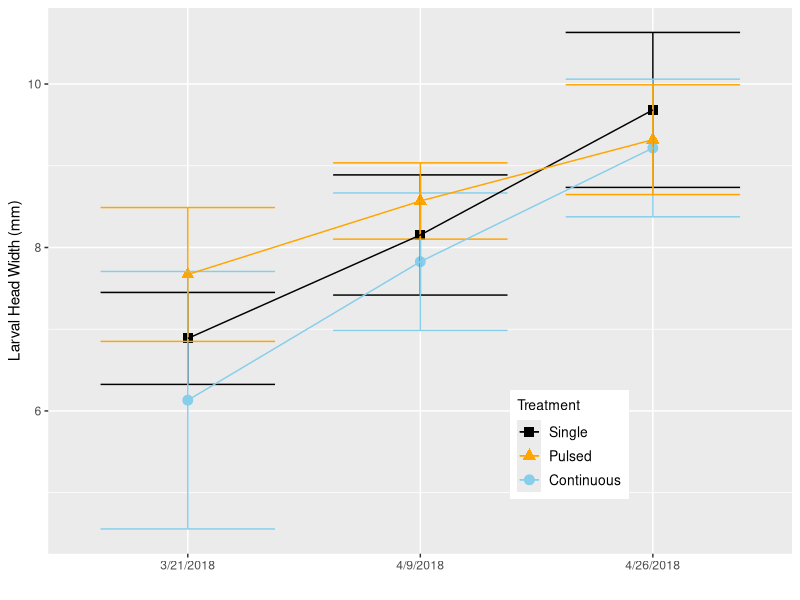
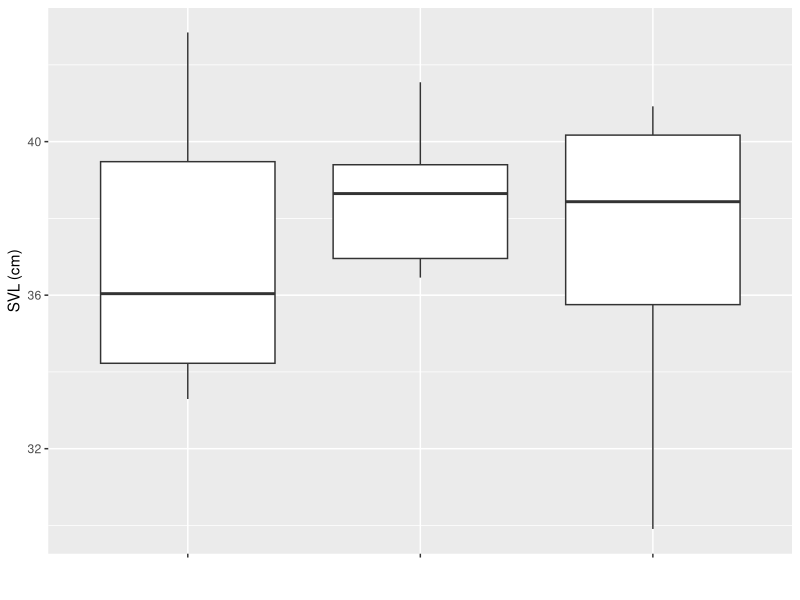
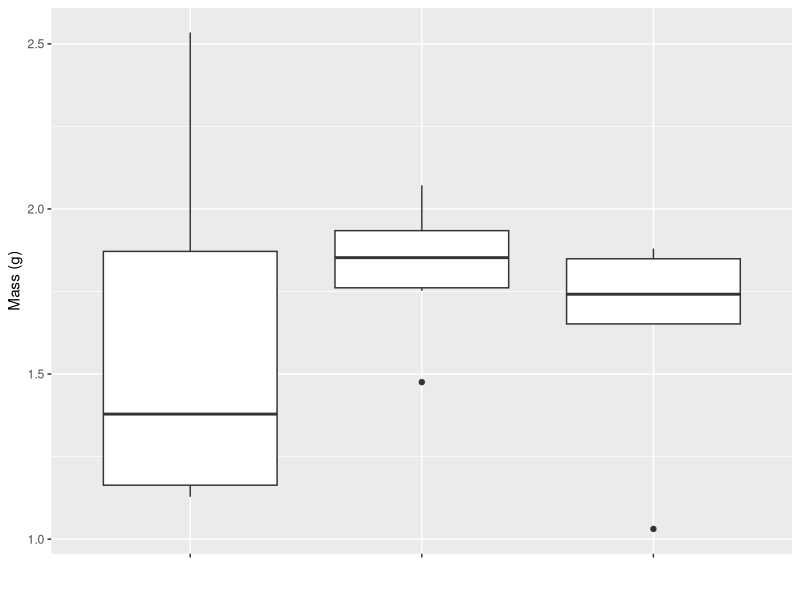
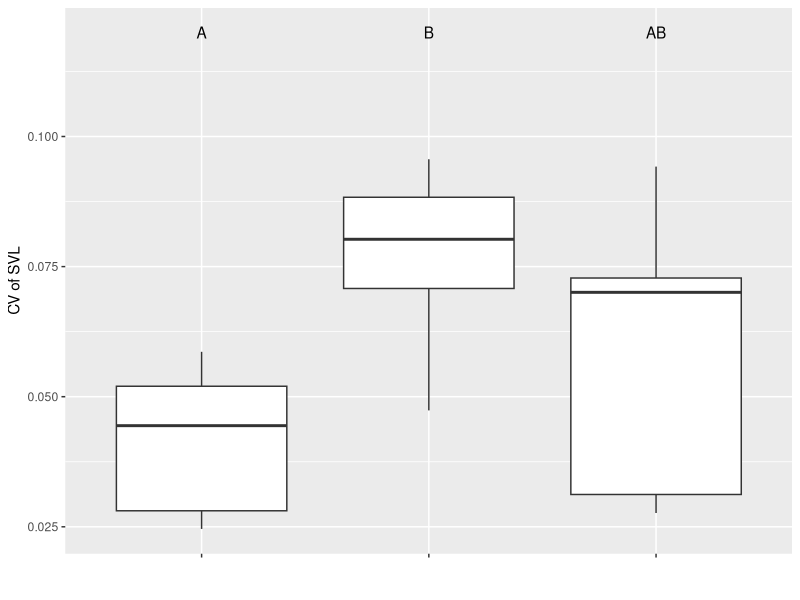
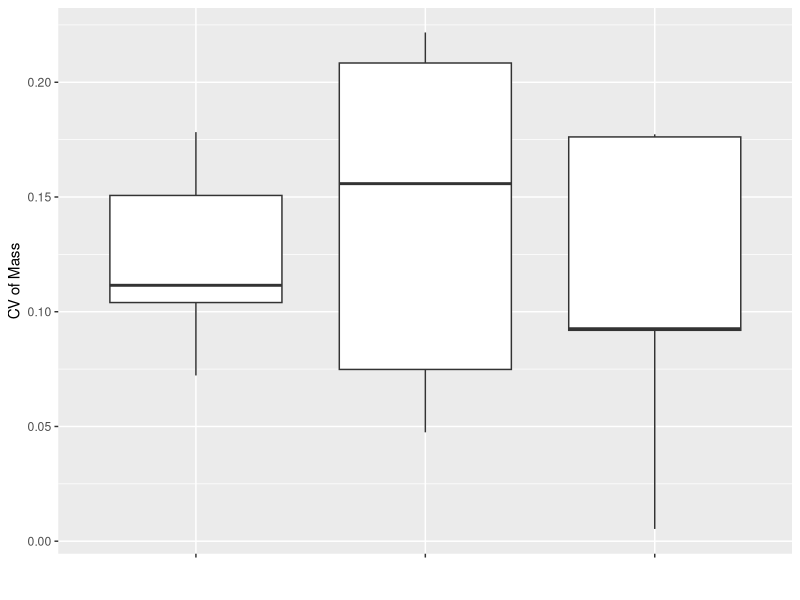
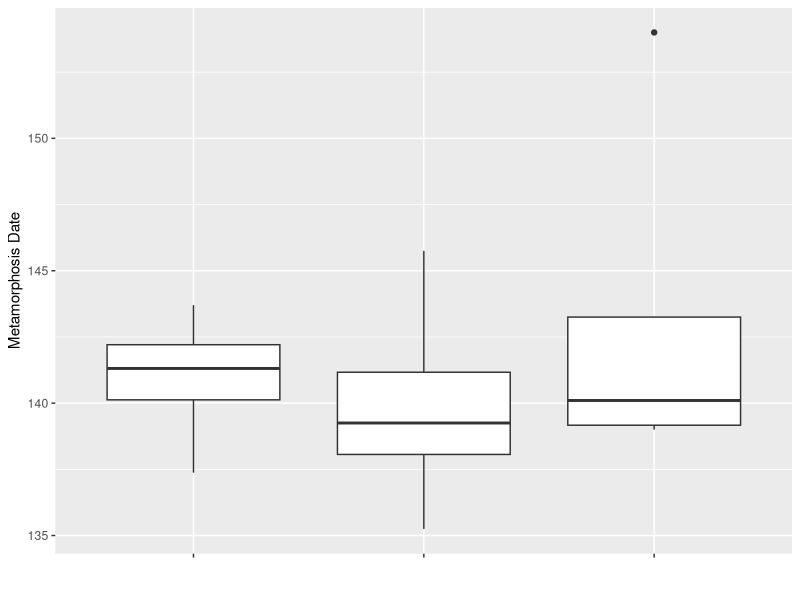
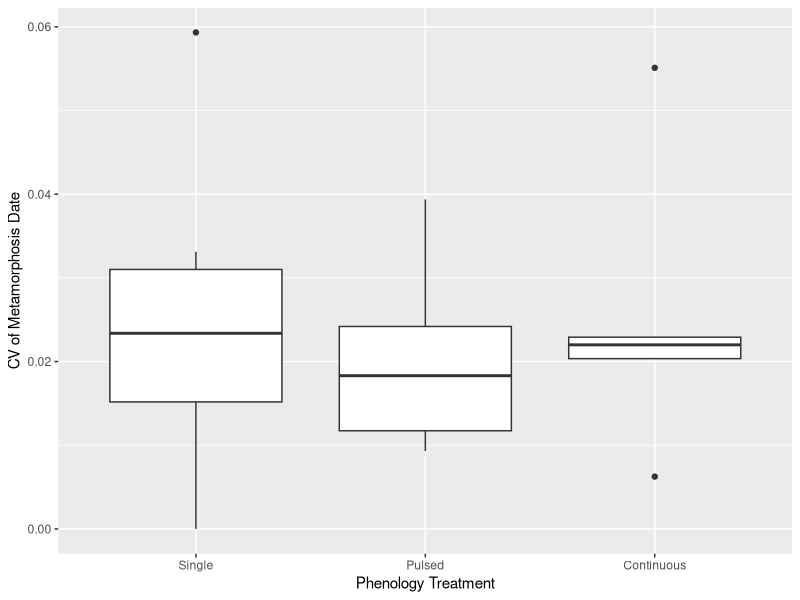
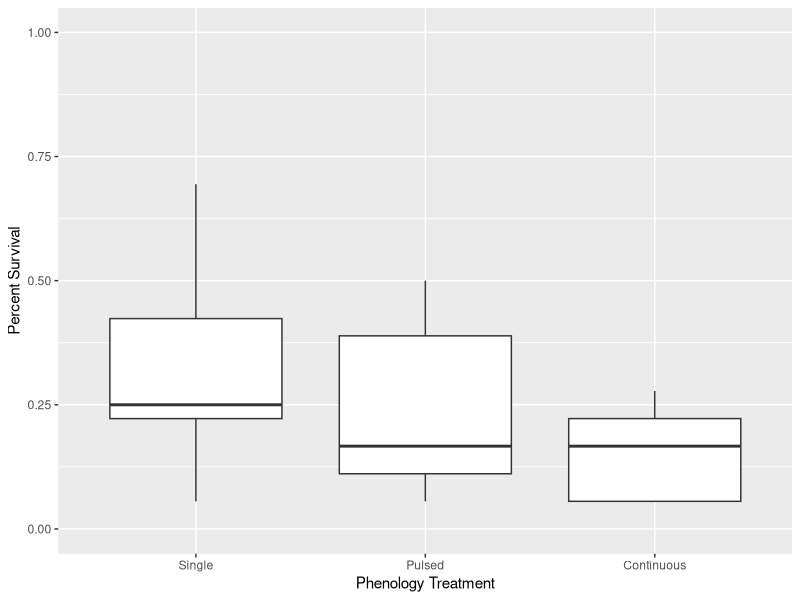

Here is the R script that generated these plots, in order:
###Phenological Variation in Ringed Salamanders###

#set working directory
setwd("C:/Users/Tom/Documents/GitRepos/AnnulatumPhenologicalVariation/")

#clear workspace
rm(list=ls())

#load necessary packages
library(dplyr)
library(tidyr)
library(ggplot2)
library(car)
library(vegan)
library(cowplot)
library(nlme)
library(emmeans)
library(lme4)

#Make function to change dates
extrdate<-function(dat,name){
  dat$Year<-as.numeric(format(as.Date(as.character(dat[,name]),"%m/%d/%Y"),"%Y"))
  dat$Month<-as.numeric(format(as.Date(as.character(dat[,name]),"%m/%d/%Y"),"%m"))
  dat$Day<-as.numeric(format(as.Date(as.character(dat[,name]),"%m/%d/%Y"),"%d"))
  dat$Jdate<-as.numeric(format(as.Date(as.character(dat[,name]),"%m/%d/%Y"),"%j"))
  return(dat)
}

#load data
meta_size<-read.csv("Data/metamorph_size.csv",na.strings = c("-"))
larv_size <- read.csv("Data/larval_size.csv")
tank_key<-read.csv("Data/tank_key.csv",na.strings = c("-"))
larv_surv<-read.csv("Data/larval_survival.csv",na.strings = c("-"))
chla<-read.csv("Data/chla.csv")
zoop<-read.csv("Data/zooplankton.csv")

#Combine and extract relevant
meta_size<-merge(meta_size,tank_key,all=T,by="Tank")
larv_surv<-merge(larv_surv,tank_key,by="Tank")
chla<-merge(chla,tank_key,by.x="Sample",by.y="Tank")

#extract month, day, year information and add Julian date column
meta_size<-extrdate(meta_size,name="Date")
larv_size<-extrdate(larv_size,name="Date")
larv_surv<-extrdate(larv_surv,name="Date")
chla<-extrdate(chla,name="DateCollected")
zoop<-extrdate(zoop,name="Date_Sampled")

#Attach larval counts at end of experiment to rest of data to calculate survival
meta_size<-bind_rows(meta_size,larv_surv)

#Calculate quantity of metamorphs 
meta_size$Quantity<-ifelse(is.na(meta_size$Quantity),1,meta_size$Quantity)

# Annulatum Larval Results ------------------------------------------------

#Take the average, sd and cv of each tank for larval size
larvdat<-larv_size%>%
  group_by(Tank,Treatment,Jdate,Date)%>%
  summarise(meanHW=mean(HW,na.rm=T),sdHW=sd(HW,na.rm=T),cvHW=sdHW/meanHW)

#take the treatment average, sd of each quantity above to plot means +/- SD
larv_plotdat<-larvdat%>%
  group_by(Treatment,Jdate,Date)%>%
  summarise(mean_mean=mean(meanHW,na.rm=T),mean_sd=mean(sdHW,na.rm=T),mean_cv=mean(cvHW,na.rm=T),
            sd_mean=sd(meanHW,na.rm=T),sd_sd=sd(sdHW,na.rm=T),sd_cv=sd(cvHW,na.rm=T))

#generate error bars for both mean and CV of head width
lim.mean<-aes(ymax=larv_plotdat$mean_mean+larv_plotdat$sd_mean,ymin=larv_plotdat$mean_mean-larv_plotdat$sd_mean)
lim.cv<-aes(ymax=larv_plotdat$mean_cv+larv_plotdat$sd_cv,ymin=larv_plotdat$mean_cv-larv_plotdat$sd_cv)

#Plot mean larval head width
mean.pl<-ggplot(larv_plotdat,aes(Date,mean_mean,group=Treatment,color=Treatment,shape=Treatment))+
  geom_point(size=3)+geom_errorbar(lim.mean,width=0.75)+
  geom_line()+labs(y="Larval Head Width (mm)",x="")+
  scale_x_discrete(limits=c("3/21/2018","4/9/2018","4/26/2018"))+
  scale_color_manual(values=c("black","orange","skyblue"),limits=c("one_date","three_dates","six_dates"),labels=c("Single","Pulsed","Continuous"))+
  theme(legend.position=c(0.7,0.2),legend.text=element_text(size=10),legend.title=element_text(size=10))+
  scale_shape_manual(values=c(15,17,19),limits=c("one_date","three_dates","six_dates"),labels=c("Single","Pulsed","Continuous"))
mean.pl

#Plot CV of larval head width
cv.pl<-ggplot(larv_plotdat,aes(Date,mean_cv,shape=Treatment,group=Treatment,color=Treatment))+
  geom_point(size=3)+
  geom_errorbar(lim.cv,width=0.75)+
  geom_line()+
  scale_x_discrete(limits=c("3/21/2018","4/9/2018","4/26/2018"))+
  labs(y="CV of Larval HW",x="Julian Date")+
  theme(legend.position = "none")+
  scale_color_manual(values=c("black","orange","skyblue"))+
  scale_shape_manual(values=c(15,17,19),breaks=c("one_date","three_dates","six_dates"),labels=c("Single","Pulsed","Continuous"))

#save plot as .tiff file
tiff("Results/Fig1.tiff",height=7,width=3.5,units="in",res=600,compression=c("lzw"))
plot_grid(mean.pl,cv.pl,ncol=1,labels=c("A","B"),align="hv")
dev.off()

#Analyze Growth Rates
growthmod<-lme(meanHW~Treatment*Jdate,random=~Jdate|Tank,data=larvdat,na.action=na.omit)
summary(growthmod)
Anova(growthmod,type =3, test.statistic="F")

cvmod<-lme(cvHW~Treatment+Jdate,random=~Jdate|Tank,data=larvdat,na.action=na.omit)
summary(cvmod)
Anova(cvmod,test.statistic="F")


# Annulatum Metamorph Results ---------------------------------------------

#Aggregate annulatum metamorphosis data
aman_dat<-meta_size%>%
  filter(Species=="AMAN",Treatment!="Control")%>%
  group_by(Treatment,Tank)%>%
  summarise(SVL_mean=mean(SVL*10,na.rm=T),Mass_mean=mean(Mass,na.rm=T),Day_mean=mean(Jdate,na.rm=T),
            SVL_sd=sd(SVL*10,na.rm=T),Mass_sd=sd(Mass,na.rm=T),Day_sd=sd(Jdate,na.rm=T),
            SVL_cv=SVL_sd/SVL_mean,Mass_cv=Mass_sd/Mass_mean,Day_cv=Day_sd/Day_mean,
            Quantity=sum(Quantity,na.rm=T))%>%
  complete(Tank)
aman_dat$Quantity<-ifelse(is.na(aman_dat$Quantity),0,aman_dat$Quantity)

#plot annulatum data by treatment
aa.svl.pl<-ggplot(aman_dat,aes(Treatment,SVL_mean))+
  geom_boxplot()+labs(y="SVL (cm)",x="")+
  scale_x_discrete(labels=c("","",""));aa.svl.pl
aa.mass.pl<-ggplot(aman_dat,aes(Treatment,Mass_mean))+
  geom_boxplot()+
  labs(y="Mass (g)",x="")+
  scale_x_discrete(labels=c("","",""));aa.mass.pl
aa.svlcv.pl<-ggplot(aman_dat,aes(Treatment,SVL_cv))+
  geom_boxplot()+
  labs(y="CV of SVL",x="")+
  scale_x_discrete(labels=c("","",""))+
  annotate(geom="text",x=c(1,2,3),y=0.12,label=c("A","B","AB"));aa.svlcv.pl
aa.masscv.pl<-ggplot(aman_dat,aes(Treatment,Mass_cv))+
  geom_boxplot()+
  labs(y="CV of Mass",x="")+
  scale_x_discrete(labels=c("","",""));aa.masscv.pl
aa.day.pl<-ggplot(aman_dat,aes(Treatment,Day_mean))+
  geom_boxplot()+
  labs(y="Metamorphosis Date",x="")+
  scale_x_discrete(labels=c("","",""));aa.day.pl
aa.daycv.pl<-ggplot(aman_dat,aes(Treatment,Day_cv))+
  geom_boxplot()+
  labs(y="CV of Metamorphosis Date",x="Phenology Treatment")+
  scale_x_discrete(labels=c("Single","Pulsed","Continuous"));aa.daycv.pl
aa.surv.pl<-ggplot(aman_dat,aes(Treatment,Quantity/36))+
  geom_boxplot()+lims(y=c(0,1))+
  labs(y="Percent Survival",x="Phenology Treatment")+
  scale_x_discrete(labels=c("Single","Pulsed","Continuous"));aa.surv.pl

#save plot as .tiff file
tiff("Results/Fig2.tiff",res=600,height=10.5,width=7,units="in",compression=c("lzw"))
plot_grid(aa.svl.pl,aa.svlcv.pl,aa.mass.pl,aa.masscv.pl,aa.day.pl,aa.daycv.pl,aa.surv.pl,
          ncol=2,align="hv",labels=LETTERS[1:7])
dev.off()

#Annulatum analysis
svl.mod<-lm(SVL_mean~Treatment,data=aman_dat)
svlcv.mod<-lm(SVL_cv~Treatment,data=aman_dat)
mass.mod<-lm(Mass_mean~Treatment,data=aman_dat)
masscv.mod<-lm(Mass_cv~Treatment,data=aman_dat)
day.mod<-lm(Day_mean~Treatment,data=aman_dat)
daycv.mod<-lm(Day_cv~Treatment,data=aman_dat)
surv.mod<-glmer(cbind(Quantity,36-Quantity)~Treatment+(1|Tank),data=aman_dat,binomial)
Anova(svl.mod)
Anova(svlcv.mod)
Anova(mass.mod)
Anova(masscv.mod)
Anova(day.mod)
Anova(daycv.mod)
Anova(surv.mod)
summary(svl.mod)
summary(svlcv.mod)
summary(mass.mod)
summary(masscv.mod)
summary(day.mod)
summary(daycv.mod)
summary(surv.mod)

# Prey Results ------------------------------------------------------------

#Calculate prey survival and diversity
surv_wide<-meta_size%>%
  filter(Treatment!="Control")%>%
  group_by(Tank,Species)%>%
  summarise(Quantity=sum(Quantity,na.rm=T))%>%
  spread(key=Species,value = Quantity,fill = "0")
surv_wide<-sapply(as.data.frame(surv_wide),as.numeric)
AMSP<-surv_wide[,"AMMA"]+surv_wide[,"AMTE"]
surv_wide<-as.data.frame(cbind(surv_wide,AMSP))
surv_wide$Diversity<-diversity(surv_wide[,c("BUAM","PSFE","RASP","HYLA","AMSP")])
surv_wide$Richness<-apply(surv_wide[,c("BUAM","PSFE","RASP","HYLA","AMSP")],1,function(x){sum(x>0)})

#merge with larval and metamorph annulatum data
all_wide<-merge(surv_wide,tank_key,by="Tank")
all_wide<-merge(all_wide,aman_dat[,c('Tank','Treatment','SVL_mean','Day_mean')],by=c("Tank","Treatment"),all=T)
all_wide<-merge(all_wide,larvdat[larvdat$Jdate==80,c("Tank","meanHW")],by="Tank",all=T)

#calculate survival
all_wide$TotalSurvival<-rowSums(all_wide[,c("AMSP","BUAM","PSFE","HYLA","RASP")],na.rm=T)
all_wide$TotalInitial<-rowSums(all_wide[,c("InitialAMMA","InitialBUAM","InitialPSFE","InitialHYLA","InitialRASP")],na.rm=T)
all_wide$PercentSurvival<-all_wide$TotalSurvival/all_wide$TotalInitial

#Analyze total survival of amphiban prey
totsurv.mod<-glmer(cbind(TotalSurvival,TotalInitial-TotalSurvival)~Treatment*meanHW+AMAN+(1|Tank),data=all_wide,family=binomial)
Anova(totsurv.mod)
pairs(emmeans::emmeans(totsurv.mod,specs="Treatment"))

#re-run model ignoring potential outlier HW value
summary(update(totsurv.mod,subset=c(meanHW>5)))
Anova(update(totsurv.mod,subset=c(meanHW>5)))

#Analyze survival and diversity with predator size
div.size<-lm(Diversity~Treatment+meanHW,data=all_wide)
Anova(div.size)
summary(div.size)

#re-run model ignoring potential outlier HW value
summary(update(div.size,subset=c(meanHW>5)))

#Plot overall survival and diversity relationships
surv.trt.pl<-ggplot(all_wide,aes(Treatment,PercentSurvival))+
  geom_boxplot()+
  labs(y="Total Prey Percent Survival",x="")+
  scale_x_discrete(labels=c("Single","Pulsed","Continuous"),breaks=c("1 date","3 dates","6 dates"))+
  theme(axis.text.x=element_text(size=11))
surv.hw.pl<-ggplot(all_wide,aes(meanHW,PercentSurvival,group=Treatment))+
  geom_smooth(method = "glm", method.args = list(family = "binomial"),aes(color=Treatment),size=2,se=F)+
  geom_point(aes(shape=Treatment,color=Treatment),size=3)+
  labs(x="Mean Larval HW (mm)",y="")+
  scale_shape_manual(name="Treatment",label=c("Single","Pulsed","Continuous"),values=c(15,17,19),breaks=c("1 date","3 dates","6 dates"))+
  scale_color_manual(name="Treatment",label=c("Single","Pulsed","Continuous"),values=c("black","orange","skyblue"),breaks=c("1 date","3 dates","6 dates"))+
  theme(legend.position=c(0.7,0.8),legend.text=element_text(size=10),legend.title=element_text(size=10))
surv.aman.pl<-ggplot(all_wide,aes(AMAN,PercentSurvival))+
  geom_point(aes(shape=Treatment,color=Treatment),size=3)+
  geom_smooth(method = "glm", method.args = list(family = "binomial"),color="black",size=2,se=F)+
  labs(x=expression("Number of "~italic(A.~annulatum)),y="")+
  scale_shape_manual(name="Treatment",label=c("Single","Pulsed","Continuous"),values=c(15,17,19),breaks=c("1 date","3 dates","6 dates"))+
  scale_color_manual(values=c("black","orange","skyblue"),name="Treatment",label=c("Single","Pulsed","Continuous"))+
  theme(legend.position="none")
div.trt.pl<-ggplot(all_wide,aes(Treatment,Diversity))+
  geom_boxplot()+
  labs(y="Shannon Diversity",x="Treatment")+
  scale_x_discrete(labels=c("Single","Pulsed","Continuous"),breaks=c("1 date","3 dates","6 dates"))+
  lims(y=c(0,1.5))+
  theme(axis.text.x=element_text(size=11))
div.hw.pl<-ggplot(all_wide,aes(meanHW,Diversity))+
  geom_point(aes(shape=Treatment,color=Treatment),size=3)+
  geom_smooth(method = "lm",color="black",size=2,se=F)+
  scale_shape_manual(values=c(15,17,19))+
  scale_color_manual(values=c("black","orange","skyblue"))+
  labs(x="Mean Larval HW (mm)",y="")+
  lims(y=c(0,1.5))+theme(legend.position="none")

#generate survival summary data for each species for plotting
surv_dat<-all_wide%>%
  mutate(PerSurv_BUAM=BUAM/InitialBUAM,
         PerSurv_PSFE=PSFE/InitialPSFE,
         PerSurv_HYLA=HYLA/InitialHYLA,
         PerSurv_RASP=RASP/InitialRASP,
         PerSurv_AMSP=AMSP/InitialAMMA)%>%
  dplyr::select(Tank,Treatment,PerSurv_BUAM:PerSurv_AMSP)%>%
  gather(Species,Survival,PerSurv_BUAM:PerSurv_AMSP)

#generate color palette
cbbPalette <- c("#E69F00", "#56B4E9", "#009E73", "#F0E442", "#0072B2")
preysurv<-ggplot(surv_dat,aes(Treatment,Survival,fill=Species))+
  geom_boxplot()+
  labs(y="Percent Survival",x="Treatment")+
  lims(y=c(0,0.75))+
  scale_fill_manual(values=cbbPalette,name="",labels=c("AMSP","ANAM","HYLA","PSFE","RASP"))+
  theme(axis.text.x=element_text(size=11),legend.position = c(x=0.01,y=0.9),legend.direction = "horizontal",legend.text=element_text(size=10),legend.title=element_text(size=10))+
  scale_x_discrete(labels=c("Single","Pulsed","Continuous"),limits=c("1 date","3 dates","6 dates"))+
  guides(fill=guide_legend(nrow=2,byrow=TRUE))

#save plot as .tiff file
tiff("Results/Fig3.tiff",height=7,width=9,units="in",compression=c("lzw"),res=600)
plot_grid(surv.trt.pl,surv.hw.pl,surv.aman.pl,preysurv,div.trt.pl,div.hw.pl,
          align="hv",labels=c(LETTERS[1:6]),ncol=3,hjust=-2)
dev.off()

#Ambystoma analysis
amsp_dat<-meta_size%>% 
  filter(Species%in%c("AMMA","AMTE") & Treatment !="Control")%>%
  group_by(Treatment,Tank)%>%
  summarise(SVL_mean=mean(SVL*10,na.rm=T),Mass_mean=mean(Mass,na.rm=T),Day_mean=mean(Jdate,na.rm=T),
            SVL_sd=sd(SVL*10,na.rm=T),Mass_sd=sd(Mass,na.rm=T),Day_sd=sd(Jdate,na.rm=T),
            SVL_cv=SVL_sd/SVL_mean,Mass_cv=Mass_sd/Mass_mean,Day_cv=Day_sd/Day_mean,
            Quantity=sum(Quantity,na.rm=T))%>%
  complete(Tank)

#combine with annulatum data
amsp_dat<-merge(amsp_dat,all_wide[,c("Tank","AMAN","meanHW")],by="Tank")

#Analyze Ambystoma sp. responses
amsp.svl<-lm(SVL_mean~Treatment,data=amsp_dat)
amsp.mass<-lm(Mass_mean~Treatment,data=amsp_dat)
amsp.day<-lm(Day_mean~Treatment,data=amsp_dat)
amsp.surv<-glmer(cbind(AMSP,InitialAMMA-AMSP)~Treatment*meanHW+AMAN+(1|Tank),data=all_wide,family=binomial)
rbind(Anova(amsp.svl),Anova(amsp.mass),Anova(amsp.day))
Anova(amsp.svl)
Anova(amsp.mass)
Anova(amsp.day)
Anova(amsp.surv)

summary(amsp.svl)
summary(amsp.mass)
summary(amsp.day)
summary(amsp.surv)

#Plot Ambystoma responses in relation to phenology treatments
am.svl.pl<-ggplot(amsp_dat,aes(Treatment,SVL_mean))+
  geom_boxplot()+labs(y="SVL (cm)",x="")+
  scale_x_discrete(breaks=c("1 date","3 dates","6 dates"),labels=c("Single","Pulsed","Continuous"));am.svl.pl
am.mass.pl<-ggplot(amsp_dat,aes(Treatment,Mass_mean))+
  geom_boxplot()+
  labs(y="Mass (g)",x="")+
  scale_x_discrete(breaks=c("1 date","3 dates","6 dates"),labels=c("Single","Pulsed","Continuous"));am.mass.pl
am.day.pl<-ggplot(amsp_dat,aes(Treatment,Day_mean))+
  geom_boxplot()+
  labs(y="Date of Metamorphosis",x="")+
  scale_x_discrete(breaks=c("1 date","3 dates","6 dates"),labels=c("Single","Pulsed","Continuous"));am.day.pl
am.surv.pl<-ggplot(amsp_dat,aes(Treatment,Quantity/45))+
  geom_boxplot()+
  labs(y="Percent Survival")+
  scale_x_discrete(breaks=c("1 date","3 dates","6 dates"),labels=c("Single","Pulsed","Continuous"));am.surv.pl

#save plot as .tiff file
tiff("Results/FigA1.tiff",res=600,height=7,width=7,units="in",compression=c("lzw"))
plot_grid(am.svl.pl,am.mass.pl,am.day.pl,am.surv.pl,align="hv",labels=LETTERS[1:4])
dev.off()

#Plot Ambystoma responses in relation to annulatum density and size
fig4a<-ggplot(amsp_dat,aes(AMAN,Quantity/45))+
  geom_point(aes(shape=Treatment,color=Treatment),size=3)+lims(y=c(0,1))+
  geom_smooth(method="glm",method.args = list(family = "binomial"),se=F,color="black")+
  labs(y="Percent Survival",x=expression("Number of surviving"~italic(A.~annulatum)))+
  scale_shape_manual(values=c(15,17,19),breaks=c("1 date","3 dates","6 dates"),labels=c("Single","Pulsed","Continuous"))+
  scale_color_manual(values=c("black","orange","skyblue"),name="Treatment",label=c("Single","Pulsed","Continuous"),breaks=c("1 date","3 dates","6 dates"))+
  theme(legend.position=c(0.7,0.8),legend.text=element_text(size=10),legend.title=element_text(size=10))
fig4b<-ggplot(amsp_dat,aes(meanHW,Quantity/45))+
  geom_point(aes(shape=Treatment,color=Treatment),size=3)+lims(y=c(0,1))+
  geom_smooth(method="glm",method.args = list(family = "binomial"),se=F,aes(color=Treatment))+
  labs(y="",x="Mean Larval HW (mm)")+
  scale_shape_manual(values=c(15,17,19),breaks=c("1 date","3 dates","6 dates"),labels=c("Single","Pulsed","Continuous"))+
  scale_color_manual(values=c("black","orange","skyblue"),name="Treatment",label=c("Single","Pulsed","Continuous"),breaks=c("1 date","3 dates","6 dates"))+
  theme(legend.position="none")

#save plot as .tiff file
tiff("Results/Fig4.tiff",res=600,height=3.5,width=7,units="in",compression=c("lzw"))
plot_grid(fig4a,fig4b,ncol=2,labels=c("A","B"))
dev.off()

#RASP data aggregation
rasp_dat<-meta_size%>% 
  filter(Species=="RASP")%>%
  group_by(Treatment,Tank)%>%
  summarise(SVL_mean=mean(SVL*10,na.rm=T),Mass_mean=mean(Mass,na.rm=T),Day_mean=mean(Jdate,na.rm=T),
            SVL_sd=sd(SVL*10,na.rm=T),Mass_sd=sd(Mass,na.rm=T),Day_sd=sd(Jdate,na.rm=T),
            SVL_cv=SVL_sd/SVL_mean,Mass_cv=Mass_sd/Mass_mean,Day_cv=Day_sd/Day_mean,
            Quantity=sum(Quantity,na.rm=T))%>%
  complete(Tank)

#merge with annulatum data
rasp_dat<-merge(rasp_dat,all_wide[,c("Tank","AMAN","meanHW")],by="Tank")

#Plot RASP data
rs.svl.pl<-ggplot(rasp_dat,aes(Treatment,SVL_mean))+
  geom_boxplot()+
  labs(y="SVL (mm)",x="")+
  scale_x_discrete(breaks=c("1 date","3 dates","6 dates"),labels=c("Single","Pulsed","Continuous"));rs.svl.pl
rs.mass.pl<-ggplot(rasp_dat,aes(Treatment,Mass_mean))+
  geom_boxplot()+
  labs(y="Mass (g)",x="")+
  scale_x_discrete(breaks=c("1 date","3 dates","6 dates"),labels=c("Single","Pulsed","Continuous"));rs.mass.pl
rs.day.pl<-ggplot(rasp_dat,aes(Treatment,Day_mean))+
  geom_boxplot()+
  labs(y="Date of Metamorphosis",x="Treatment")+
  scale_x_discrete(breaks=c("1 date","3 dates","6 dates"),labels=c("Single","Pulsed","Continuous"));rs.day.pl
rs.surv.pl<-ggplot(rasp_dat,aes(Treatment,Quantity/200))+
  geom_boxplot()+
  labs(y="Percent Survival")+
  scale_x_discrete(breaks=c("1 date","3 dates","6 dates"),labels=c("Single","Pulsed","Continuous"));rs.surv.pl

#save plot as .tiff file
tiff("Results/FigA2.tiff",res=600,height=7,width=7,units="in",compression=c("lzw"))
plot_grid(rs.svl.pl,rs.mass.pl,rs.day.pl,rs.surv.pl,align="hv",labels=LETTERS[1:4])
dev.off()

#Plot RASP survival in relation to annulatum body size
rasp.aman.pl<-ggplot(all_wide,aes(meanHW,RASP/200))+
  geom_point(aes(shape=Treatment,color=Treatment),size=3)+
  geom_smooth(method="glm",method.args = list(family = "binomial"),se=F,color="black")+
  labs(y="Percent Survival",x="Mean Larval HW (mm)")+
  scale_shape_manual(values=c(15,17,19),breaks=c("1 date","3 dates","6 dates"),labels=c("Single","Pulsed","Continuous"))+
  scale_color_manual(values=c("black","orange","skyblue"),name="Treatment",label=c("Single","Pulsed","Continuous"),breaks=c("1 date","3 dates","6 dates"))+
  theme(legend.position=c(0.7,0.8),legend.text=element_text(size=10),legend.title=element_text(size=10))

#save plot as .tiff file
tiff("Results/FigA3.tiff",res=600,height=3.5,width=3.5,units="in",compression=c("lzw"))
rasp.aman.pl
dev.off()

#Analyze RASP responses
rasp.svl<-lm(SVL_mean~Treatment,data=rasp_dat)
rasp.mass<-lm(Mass_mean~Treatment,data=rasp_dat)
rasp.day<-lm(Day_mean~Treatment,data=rasp_dat)
rasp.surv<-glmer(cbind(RASP,InitialRASP-RASP)~Treatment+meanHW+(1|Tank),data=all_wide,family=binomial)
Anova(rasp.svl)
Anova(rasp.mass)
Anova(rasp.day)
Anova(rasp.surv)
#re-run survival to see if HW outlier matters
Anova(update(rasp.surv,subset=c(meanHW>5)))

summary(rasp.svl)
summary(rasp.mass)
summary(rasp.day)
summary(rasp.surv)
#re-run survival to see if HW outlier matters
summary(update(rasp.surv,subset=c(meanHW>5)))

#analyze PSFE survival
psfe.surv<-glmer(cbind(PSFE,InitialPSFE-PSFE)~Treatment+(1|Tank),data=all_wide,family=binomial)
Anova(psfe.surv)

# Plankton Results --------------------------------------------------------

#Phytoplankton plots and analysis
chla.pl<-ggplot(filter(chla),aes(Treatment,log(TotChla_mgL)))+
  geom_boxplot()+
  scale_x_discrete(limits=c("1 date","3 dates","6 dates"),labels=c("Single","Pulsed","Continuous"))+
  labs(x="",y="log-Chl a (mg/L)");chla.pl

#combine with anuran and salamander data
surv_wide$TotAnurans<-rowSums(surv_wide[,c("BUAM","HYLA","PSFE","RASP")])
chla<-merge(surv_wide,chla,by.x=c("Tank"),by.y=c("Sample"),all=T)

#models
chla.mod<-lm(log(TotChla_mgL)~Treatment+AMAN+TotAnurans,data=chla)
Anova(chla.mod)
summary(chla.mod)

#combine zoolankton data with salamander data
zoop<-merge(surv_wide,zoop,by="Tank",all=T)
totzoop.pl<-ggplot(zoop,aes(Treatment,log1p(Total.L)))+
  geom_boxplot()+
  scale_x_discrete(limits=c("1 date","3 dates","6 dates"),labels=c("Single","Pulsed","Continuous"))+
  labs(x="Treatment",y="log-Total Zooplankton (per L)");totzoop.pl

#save plot as .tiff file
tiff("Results/FigA5.tiff",res=600,height=7,width=3.5,compression=c("lzw"),units="in")
plot_grid(chla.pl,totzoop.pl,ncol=1,labels=c("A","B"))
dev.off()

#Plankton analysis
tot.logmod<-lm(log1p(Total.L)~Treatment,data=zoop)
Anova(tot.logmod)
summary(tot.logmod)

tot.poismod<-glmer(Total.L~Treatment+(1|Tank),data=zoop,family="poisson",subset=c(Jdate==120))
Anova(tot.poismod)
tot.negbinmod<-glmer.nb(Total.L~Treatment+(1|Tank),data=zoop)
Anova(tot.negbinmod)

# Temporal Overlap --------------------------------------------------------

#Temporal overlap metrics
par(mfrow=c(3,2),mar=c(3,4,0,0))
hist(aman_dat$Day_mean-64)
rasp.ol<-mean(aman_dat$Day_mean-64,na.rm=T)

hist(aman_dat$Day_mean-70)
psfe.ol<-mean(aman_dat$Day_mean-70,na.rm=T)

hist(aman_dat$Day_mean-93)
amsp.ol<-mean(aman_dat$Day_mean-93,na.rm=T)

hist(aman_dat$Day_mean-97)
anam.ol<-mean(aman_dat$Day_mean-97,na.rm=T)

hist(aman_dat$Day_mean-129)
hyla.ol<-mean(aman_dat$Day_mean-129,na.rm=T)
